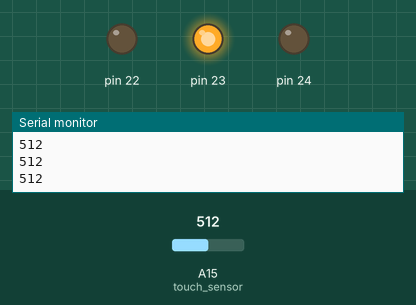
This sketch was run on a simulated Arduino Mega 2560, built with avr-gcc and run on an emulated ATmega2560. Parts: output pins drawn as LEDs (lit = HIGH), the last lines printed to the serial monitor. The inputs (shaded band) are chosen by the test bench; at power-on: A15 (touch_sensor) = 512.

Above: at 1.2 s.
1.3 s: A15 (touch_sensor) set to 993
2.8 s: A15 (touch_sensor) set to 1011
At 3.3 s:
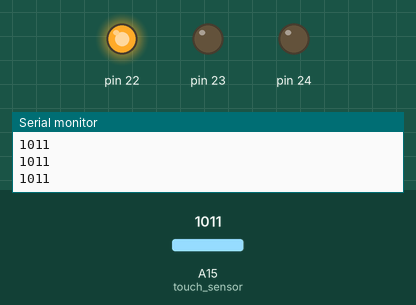
4.3 s: A15 (touch_sensor) set to 990
At 5.5 s:
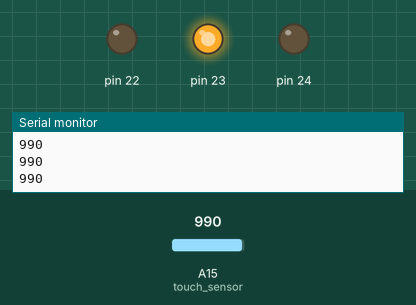
5.8 s: A15 (touch_sensor) set to 1010
At 6.8 s:
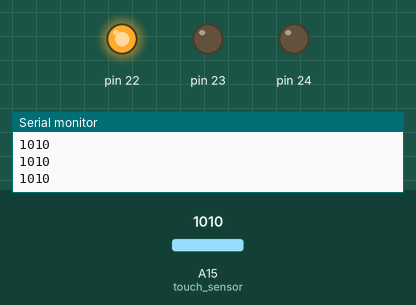
Timing chart, 0 to 8.3 s (numbered marks = the images above; inputs shaded):
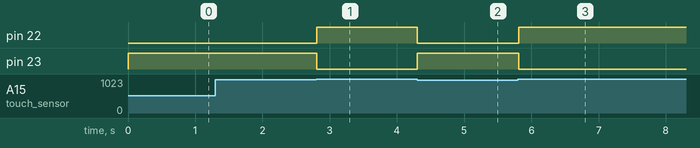

The sketch:

touch_led.ino
```cpp
int a=0;

void setup() {
pinMode(A15,INPUT); //touch sensor
pinMode(22,OUTPUT);
pinMode(23,OUTPUT);
pinMode(24,OUTPUT);
Serial.begin(9600);
}

void loop() {
a=analogRead(A15);
Serial.println(a);

if (a>=1000){
    digitalWrite(22,HIGH);
    digitalWrite(24,LOW);
    digitalWrite(23,LOW);
  }
  else{
  digitalWrite(22,LOW);
  digitalWrite(24,LOW);
  digitalWrite(23,HIGH);
  }
}
```

Measured:
- the behaviour switches between 999 and 1000 on A15 (touch_sensor) (found by bisection; images 0 and 1)
- after the input at 2.8 s, pin 22: LOW → HIGH at once; pin 23: HIGH → LOW at once
- after the input at 4.3 s, pin 22: HIGH → LOW at once; pin 23: LOW → HIGH at once
- after the input at 5.8 s, pin 22: LOW → HIGH at once; pin 23: HIGH → LOW at once
